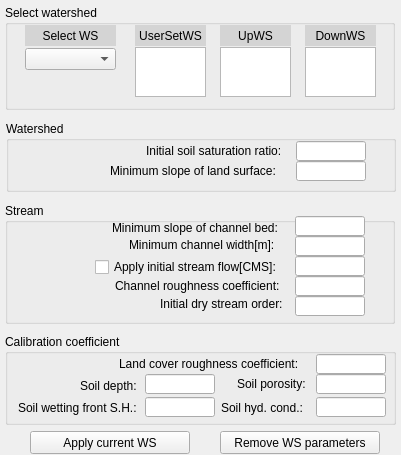
   <widget class="QWidget" name="toolBoxPage5">
    <property name="geometry">
     <rect>
      <x>0</x>
      <y>0</y>
      <width>401</width>
      <height>455</height>
     </rect>
    </property>
    <attribute name="label">
     <string>Watershed parameters</string>
    </attribute>
    <widget class="QGroupBox" name="group225">
     <property name="geometry">
      <rect>
       <x>5</x>
       <y>5</y>
       <width>390</width>
       <height>105</height>
      </rect>
     </property>
     <property name="title">
      <string>Select watershed</string>
     </property>
     <widget class="QComboBox" name="cb_selectws">
      <property name="geometry">
       <rect>
        <x>20</x>
        <y>43</y>
        <width>91</width>
        <height>22</height>
       </rect>
      </property>
     </widget>
     <widget class="QLabel" name="label_24">
      <property name="geometry">
       <rect>
        <x>20</x>
        <y>20</y>
        <width>91</width>
        <height>21</height>
       </rect>
      </property>
      <property name="styleSheet">
       <string notr="true">background-color: rgb(212, 212, 212);</string>
      </property>
      <property name="text">
       <string>Select WS</string>
      </property>
      <property name="alignment">
       <set>Qt::AlignCenter</set>
      </property>
     </widget>
     <widget class="QLabel" name="label_25">
      <property name="geometry">
       <rect>
        <x>130</x>
        <y>20</y>
        <width>71</width>
        <height>21</height>
       </rect>
      </property>
      <property name="styleSheet">
       <string notr="true">background-color: rgb(212, 212, 212);</string>
      </property>
      <property name="text">
       <string>UserSetWS</string>
      </property>
      <property name="alignment">
       <set>Qt::AlignCenter</set>
      </property>
     </widget>
     <widget class="QLabel" name="label_26">
      <property name="geometry">
       <rect>
        <x>215</x>
        <y>20</y>
        <width>71</width>
        <height>21</height>
       </rect>
      </property>
      <property name="styleSheet">
       <string notr="true">background-color: rgb(212, 212, 212);</string>
      </property>
      <property name="text">
       <string>UpWS</string>
      </property>
      <property name="alignment">
       <set>Qt::AlignCenter</set>
      </property>
     </widget>
     <widget class="QLabel" name="label_27">
      <property name="geometry">
       <rect>
        <x>300</x>
        <y>20</y>
        <width>71</width>
        <height>21</height>
       </rect>
      </property>
      <property name="styleSheet">
       <string notr="true">background-color: rgb(212, 212, 212);</string>
      </property>
      <property name="text">
       <string>DownWS</string>
      </property>
      <property name="alignment">
       <set>Qt::AlignCenter</set>
      </property>
     </widget>
     <widget class="QListWidget" name="lisw_UserSet">
      <property name="geometry">
       <rect>
        <x>130</x>
        <y>42</y>
        <width>71</width>
        <height>50</height>
       </rect>
      </property>
     </widget>
     <widget class="QListWidget" name="lisw_DownWS">
      <property name="geometry">
       <rect>
        <x>300</x>
        <y>42</y>
        <width>71</width>
        <height>50</height>
       </rect>
      </property>
     </widget>
     <widget class="QListWidget" name="lisw_UpWS">
      <property name="geometry">
       <rect>
        <x>215</x>
        <y>42</y>
        <width>71</width>
        <height>50</height>
       </rect>
      </property>
     </widget>
    </widget>
    <widget class="QGroupBox" name="groupBox_11">
     <property name="geometry">
      <rect>
       <x>6</x>
       <y>121</y>
       <width>390</width>
       <height>71</height>
      </rect>
     </property>
     <property name="title">
      <string>Watershed</string>
     </property>
     <widget class="QLabel" name="label_33">
      <property name="geometry">
       <rect>
        <x>140</x>
        <y>20</y>
        <width>151</width>
        <height>20</height>
       </rect>
      </property>
      <property name="text">
       <string>Initial soil saturation ratio:</string>
      </property>
     </widget>
     <widget class="QLabel" name="label_34">
      <property name="geometry">
       <rect>
        <x>104</x>
        <y>40</y>
        <width>190</width>
        <height>20</height>
       </rect>
      </property>
      <property name="text">
       <string>Minimum slope of land surface:</string>
      </property>
     </widget>
     <widget class="QLineEdit" name="txtIniSaturation">
      <property name="geometry">
       <rect>
        <x>290</x>
        <y>20</y>
        <width>70</width>
        <height>20</height>
       </rect>
      </property>
     </widget>
     <widget class="QLineEdit" name="txtMinSlopeOF">
      <property name="geometry">
       <rect>
        <x>290</x>
        <y>40</y>
        <width>70</width>
        <height>20</height>
       </rect>
      </property>
     </widget>
    </widget>
    <widget class="QGroupBox" name="groupBox_12">
     <property name="geometry">
      <rect>
       <x>5</x>
       <y>203</y>
       <width>390</width>
       <height>121</height>
      </rect>
     </property>
     <property name="title">
      <string>Stream</string>
     </property>
     <widget class="QLabel" name="label_35">
      <property name="geometry">
       <rect>
        <x>107</x>
        <y>15</y>
        <width>181</width>
        <height>20</height>
       </rect>
      </property>
      <property name="text">
       <string>Minimum slope of channel bed:</string>
      </property>
     </widget>
     <widget class="QLabel" name="label_36">
      <property name="geometry">
       <rect>
        <x>124</x>
        <y>32</y>
        <width>171</width>
        <height>20</height>
       </rect>
      </property>
      <property name="text">
       <string>Minimum channel width[m]:</string>
      </property>
     </widget>
     <widget class="QLabel" name="label_37">
      <property name="geometry">
       <rect>
        <x>110</x>
        <y>75</y>
        <width>181</width>
        <height>16</height>
       </rect>
      </property>
      <property name="text">
       <string>Channel roughness coefficient:</string>
      </property>
     </widget>
     <widget class="QCheckBox" name="chkStream_flow">
      <property name="geometry">
       <rect>
        <x>90</x>
        <y>56</y>
        <width>201</width>
        <height>16</height>
       </rect>
      </property>
      <property name="text">
       <string>Apply initial stream flow[CMS]:</string>
      </property>
     </widget>
     <widget class="QLabel" name="label_38">
      <property name="geometry">
       <rect>
        <x>155</x>
        <y>93</y>
        <width>141</width>
        <height>16</height>
       </rect>
      </property>
      <property name="text">
       <string>Initial dry stream order:</string>
      </property>
     </widget>
     <widget class="QLineEdit" name="txtMinSlopeChBed">
      <property name="geometry">
       <rect>
        <x>290</x>
        <y>13</y>
        <width>70</width>
        <height>20</height>
       </rect>
      </property>
     </widget>
     <widget class="QLineEdit" name="txtMinChBaseWidth">
      <property name="geometry">
       <rect>
        <x>290</x>
        <y>33</y>
        <width>70</width>
        <height>20</height>
       </rect>
      </property>
     </widget>
     <widget class="QLineEdit" name="txtIniFlow">
      <property name="geometry">
       <rect>
        <x>290</x>
        <y>53</y>
        <width>70</width>
        <height>20</height>
       </rect>
      </property>
     </widget>
     <widget class="QLineEdit" name="txtChRoughness">
      <property name="geometry">
       <rect>
        <x>290</x>
        <y>73</y>
        <width>70</width>
        <height>20</height>
       </rect>
      </property>
     </widget>
     <widget class="QLineEdit" name="txtDryStreamOrder">
      <property name="geometry">
       <rect>
        <x>290</x>
        <y>93</y>
        <width>70</width>
        <height>20</height>
       </rect>
      </property>
     </widget>
    </widget>
    <widget class="QGroupBox" name="groupBox_13">
     <property name="geometry">
      <rect>
       <x>5</x>
       <y>334</y>
       <width>391</width>
       <height>91</height>
      </rect>
     </property>
     <property name="title">
      <string>Calibration coefficient</string>
     </property>
     <widget class="QLabel" name="label_39">
      <property name="geometry">
       <rect>
        <x>114</x>
        <y>20</y>
        <width>201</width>
        <height>20</height>
       </rect>
      </property>
      <property name="text">
       <string>Land cover roughness coefficient:</string>
      </property>
     </widget>
     <widget class="QLabel" name="label_40">
      <property name="geometry">
       <rect>
        <x>75</x>
        <y>41</y>
        <width>60</width>
        <height>21</height>
       </rect>
      </property>
      <property name="text">
       <string>Soil depth:</string>
      </property>
     </widget>
     <widget class="QLabel" name="label_41">
      <property name="geometry">
       <rect>
        <x>232</x>
        <y>40</y>
        <width>80</width>
        <height>20</height>
       </rect>
      </property>
      <property name="text">
       <string>Soil porosity:</string>
      </property>
     </widget>
     <widget class="QLabel" name="label_42">
      <property name="geometry">
       <rect>
        <x>13</x>
        <y>63</y>
        <width>141</width>
        <height>21</height>
       </rect>
      </property>
      <property name="text">
       <string>Soil wetting front S.H.:</string>
      </property>
     </widget>
     <widget class="QLabel" name="label_43">
      <property name="geometry">
       <rect>
        <x>216</x>
        <y>63</y>
        <width>121</width>
        <height>21</height>
       </rect>
      </property>
      <property name="text">
       <string>Soil hyd. cond.:</string>
      </property>
     </widget>
     <widget class="QLineEdit" name="txtCalCoefLCRoughness">
      <property name="geometry">
       <rect>
        <x>311</x>
        <y>20</y>
        <width>70</width>
        <height>20</height>
       </rect>
      </property>
     </widget>
     <widget class="QLineEdit" name="txtCalCoefSoilDepth">
      <property name="geometry">
       <rect>
        <x>140</x>
        <y>40</y>
        <width>70</width>
        <height>20</height>
       </rect>
      </property>
     </widget>
     <widget class="QLineEdit" name="txtCalCoefPorosity">
      <property name="geometry">
       <rect>
        <x>311</x>
        <y>40</y>
        <width>70</width>
        <height>20</height>
       </rect>
      </property>
     </widget>
     <widget class="QLineEdit" name="txtCalCoefWFSuctionHead">
      <property name="geometry">
       <rect>
        <x>140</x>
        <y>63</y>
        <width>70</width>
        <height>20</height>
       </rect>
      </property>
     </widget>
     <widget class="QLineEdit" name="txtCalCoefHydraulicK">
      <property name="geometry">
       <rect>
        <x>311</x>
        <y>63</y>
        <width>70</width>
        <height>20</height>
       </rect>
      </property>
     </widget>
    </widget>
    <widget class="QPushButton" name="btnRemoveWS">
     <property name="geometry">
      <rect>
       <x>220</x>
       <y>431</y>
       <width>160</width>
       <height>23</height>
      </rect>
     </property>
     <property name="text">
      <string>Remove WS parameters</string>
     </property>
    </widget>
    <widget class="QPushButton" name="btnApplyWS">
     <property name="geometry">
      <rect>
       <x>30</x>
       <y>431</y>
       <width>160</width>
       <height>23</height>
      </rect>
     </property>
     <property name="text">
      <string>Apply current WS</string>
     </property>
    </widget>
   </widget>
